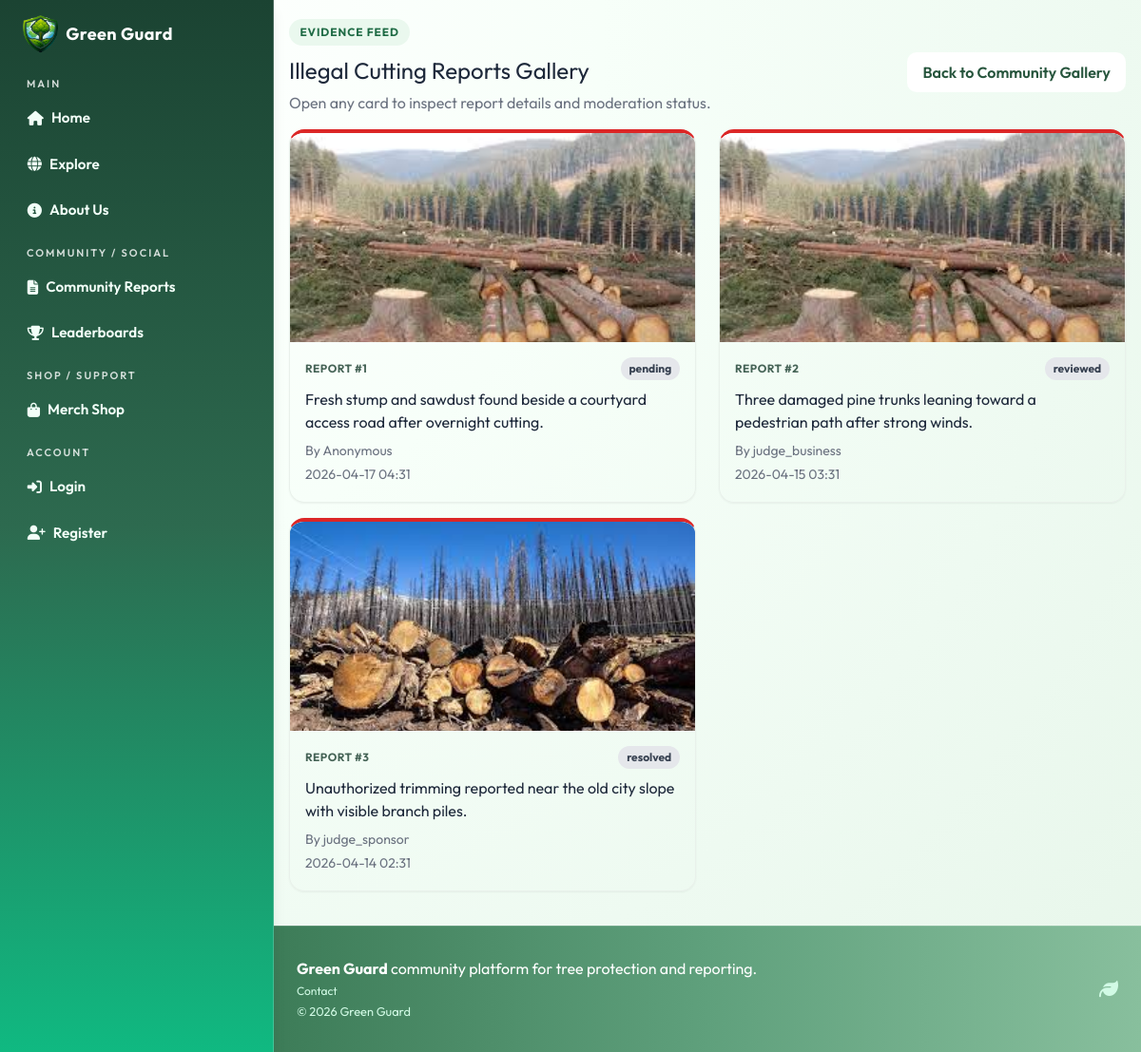
Screenshot of /reports/cutting with the database file from the repository.
### models.py (models this page shows, shortened)
class CuttingReport(db.Model):
    id = db.Column(db.Integer, primary_key=True)
    description = db.Column(db.Text, nullable=False)
    latitude = db.Column(db.Float, nullable=False)
    longitude = db.Column(db.Float, nullable=False)
    location_text = db.Column(db.String(255))
    image_filename = db.Column(db.String(255))
    is_anonymous = db.Column(db.Boolean, default=False, nullable=False)
    status = db.Column(db.String(30), default="pending", nullable=False)
    created_at = db.Column(
        db.DateTime, default=datetime.utcnow, nullable=False)
    user_id = db.Column(db.Integer, db.ForeignKey("user.id"), nullable=False)

class User(UserMixin, db.Model):
    id = db.Column(db.Integer, primary_key=True)
    username = db.Column(db.String(80), unique=True, nullable=False)
    email = db.Column(db.String(120), unique=True, nullable=False)
    password_hash = db.Column(db.String(255), nullable=False)
    role = db.Column(db.String(30), default="individual", nullable=False)
    is_admin = db.Column(db.Boolean, default=False, nullable=False)
    verification_status = db.Column(
        db.String(20), default="approved", nullable=False
    )
    verified_at = db.Column(db.DateTime)
    verified_by_id = db.Column(db.Integer, db.ForeignKey("user.id"))
    created_at = db.Column(
        db.DateTime, default=datetime.utcnow, nullable=False)
    verified_by = db.relationship(
        "User",
        remote_side=[id],
        foreign_keys=[verified_by_id],
        post_update=True,
    )
    tree_records = db.relationship(
        "TreeRecord", backref="user", lazy=True, cascade="all, delete-orphan"
    )
    cutting_reports = db.relationship(
        "CuttingReport", backref="user", lazy=True, cascade="all, delete-orphan"
    )
    volunteer_signups = db.relationship(
        "VolunteerCampaignSignup", backref="user", lazy=True, cascade="all, delete-orphan"
    )
    support_donations = db.relationship(
        "SupportDonation", backref="user", lazy=True, cascade="all, delete-orphan"
    )
    created_campaigns = db.relationship(
        "Campaign", backref="creator", lazy=True, foreign_keys="Campaign.creator_user_id"
    )
    merch_purchases = db.relationship(
        "MerchPurchase", backref="user", lazy=True, cascade="all, delete-orphan"
    )

### routes/reports.py (the view)
@reports_bp.route("/reports/cutting")
def cutting_gallery():
    reports = CuttingReport.query.order_by(
        CuttingReport.created_at.desc()).all()
    return render_template("volunteers/cutting_gallery.html", reports=reports)

### templates/volunteers/cutting_gallery.html (shortened to what this page needs)
{% extends 'base.html' %}
{% block content %}
  <section class="container my-5 gg-report-shell">
    <div class="gg-report-page-head mb-4">
      <div>
        <p class="gg-report-kicker mb-2">Evidence Feed</p>
        <h1 class="h3 mb-1">Illegal Cutting Reports Gallery</h1>
        <p class="text-muted mb-0">Open any card to inspect report details and moderation status.</p>
      </div>
      <a href="{{ url_for('reports.view_reports') }}" class="btn gg-btn-soft mt-3 mt-sm-0">Back to Community Gallery</a>
    </div>
    {% if reports %}
      <div class="row">
        {% for report in reports %}
          <div class="col-md-6 col-lg-4 mb-4">
            <article class="card h-100 shadow-sm gg-gallery-card gg-report-gallery-card gg-report-gallery-danger">
              {% if report.image_filename %}
                <img src="{{ media_url(report.image_filename) }}" class="card-img-top gg-gallery-thumb" alt="Cutting report image" />
              {% else %}
                <div class="card-img-top gg-gallery-thumb d-flex align-items-center justify-content-center bg-light text-muted">No image uploaded</div>
              {% endif %}
              <div class="card-body">
                <div class="d-flex justify-content-between align-items-center mb-2">
                  <span class="gg-report-mini-label">Report #{{ report.id }}</span>
                  <span class="badge badge-secondary text-uppercase">{{ report.status }}</span>
                </div>
                <p class="mb-2">
                  {{ report.description[:110] }}{% if report.description|length > 110 %}...{% endif %}
                </p>
                <p class="mb-1 small text-muted">By {{ 'Anonymous' if report.is_anonymous else report.user.username }}</p>
                <p class="mb-0 small text-muted">{{ report.created_at.strftime('%Y-%m-%d %H:%M') }}</p>
              </div>
            </article>
          </div>
        {% endfor %}
      </div>
    {% else %}
      <div class="gg-report-empty">No cutting reports yet.</div>
    {% endif %}
  </section>
{% endblock %}

### static/css/style.css (style rules this page uses)
:root { --gg-green-dark: #2f6b47; --gg-green-mid: #5fa07c; --gg-green-soft: #ecf9f0; --gg-earth: #b8a398; --gg-blush: #dff3e5; --gg-sky: #d8efe0; --gg-lemon: #f1f8dc; --gg-text: #223229; --gg-shadow: 0 10px 24px rgba(74, 125, 95, 0.16); }
body { font-family: 'Outfit', sans-serif; background: radial-gradient(circle at 8% 4%, #ffffff 0%, #f7fff9 35%, #eefaf1 70%, #e7f6ea 100%); color: var(--gg-text); }
img, video { max-width: 100%; height: auto; }
.card { border: 1px solid #edf3ee; border-radius: 14px; box-shadow: var(--gg-shadow); }
.gg-gallery-card { border-radius: 16px; overflow: hidden; transition: transform 0.25s ease, box-shadow 0.25s ease; }
.gg-report-shell { animation: gg-fade-up 0.45s ease; }
.gg-report-kicker { display: inline-flex; align-items: center; border-radius: 999px; background: #eaf8ee; color: #1f6b45; font-size: 0.74rem; font-weight: 700; letter-spacing: 0.08em; text-transform: uppercase; padding: 0.32rem 0.72rem; }
.gg-btn-danger, .gg-btn-success, .gg-btn-soft { border: none; border-radius: 10px; padding: 0.55rem 1rem; font-weight: 700; text-decoration: none; }
.gg-btn-soft { border: 1px solid #cadfd1; background: #ffffff; color: #27553d; }
.gg-report-page-head { display: flex; flex-wrap: wrap; align-items: center; justify-content: space-between; gap: 1rem; }
.gg-report-gallery-card { border: 1px solid #e9f1eb; }
.gg-report-gallery-danger { border-top: 4px solid #dc2626; }
.gg-report-mini-label { font-size: 0.74rem; font-weight: 700; color: #466457; letter-spacing: 0.04em; text-transform: uppercase; }
.gg-gallery-thumb { display: block; width: 100%; height: 220px; object-fit: cover; background: #f3f7f4; }
.gg-report-gallery-card .gg-gallery-thumb, .gg-report-detail-card .gg-detail-image { aspect-ratio: 16 / 10; }
.gg-report-gallery-card .card-body { padding: 1rem 1rem 1.1rem; }
.btn, .form-control, .custom-select { border-radius: 10px; }
.container { width: 100%; max-width: 1120px; margin-left: auto; margin-right: auto; padding-left: 1rem; padding-right: 1rem; }
.row { display: flex; flex-wrap: wrap; margin-left: -0.75rem; margin-right: -0.75rem; }
[class*="col-"] { width: 100%; padding-left: 0.75rem; padding-right: 0.75rem; }
.col-md-3, .col-md-4, .col-md-5, .col-md-6, .col-md-8, .col-lg-5, .col-lg-8 { width: 100%; }
@media (min-width: 768px) { .col-md-6 { width: 50%; } }
.d-flex { display: flex; }
.align-items-center { align-items: center; }
.justify-content-between { justify-content: space-between; }
.text-muted { color: #6b7280; }
.small, small { font-size: 0.875rem; }
.h3 { font-size: 1.5rem; }
.card-header, .card-body { padding: 1rem 1.25rem; }
.btn { display: inline-flex; align-items: center; justify-content: center; gap: 0.35rem; font-weight: 600; border: 1px solid transparent; padding: 0.5rem 0.95rem; cursor: pointer; text-decoration: none; }
.badge { display: inline-block; border-radius: 999px; padding: 0.2rem 0.55rem; font-size: 0.75rem; font-weight: 700; }
.badge-secondary { background: #e5e7eb; color: #374151; }
.shadow-sm { box-shadow: 0 6px 18px rgba(74, 125, 95, 0.12); }
.h-100 { height: 100%; }
.mt-3 { margin-top: 1rem; }
.my-5 { margin-top: 3rem; margin-bottom: 3rem; }
.mb-0 { margin-bottom: 0; }
.mb-1 { margin-bottom: 0.25rem; }
.mb-2 { margin-bottom: 0.5rem; }
.mb-4 { margin-bottom: 1.5rem; }

### rows the page displays
CuttingReport: image_filename (picture), id "1", status "pending", description "Fresh stump and sawdust found beside a courtyard access road after overnight cutting.", is_anonymous "Anonymous", created_at "2026-04-17 04:31"
CuttingReport: image_filename (picture), id "2", status "reviewed", description "Three damaged pine trunks leaning toward a pedestrian path after strong winds.", is_anonymous.username "judge_business", created_at "2026-04-15 03:31"
CuttingReport: image_filename (picture), id "3", status "resolved", description "Unauthorized trimming reported near the old city slope with visible branch piles.", is_anonymous.username "judge_sponsor", created_at "2026-04-14 02:31"
